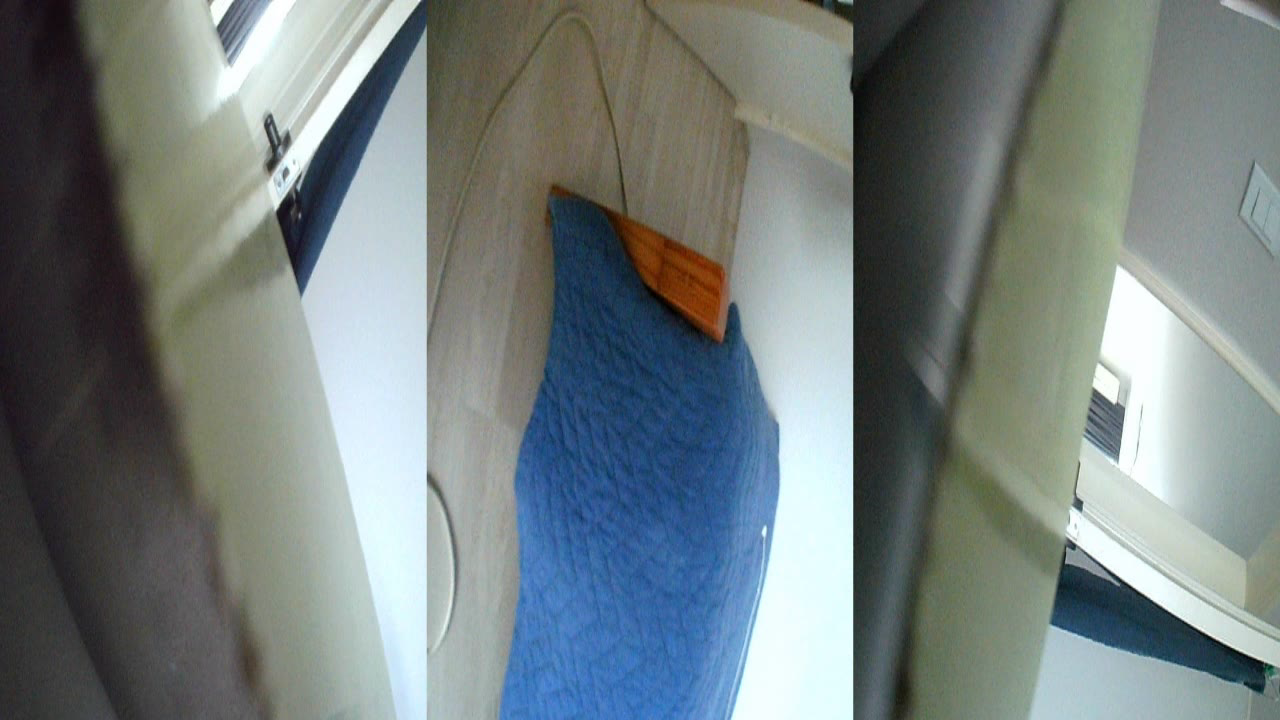
#> input picture frame 5 of test_multi_camera/multi output.avi, 1280 x 720 px, given in place of the camera
$ python multi_cam_concat.py
#> lines starting #> are read from the running program, lines starting #| are printed output that depends on the picture

import cv2 as cv
import numpy as np
import sys
import time


def Cam_index_test():
    #### input camera index #####
    index = 4

    #############################

    cap1 = cv.VideoCapture(index)
    width = cap1.get(cv.CAP_PROP_FRAME_WIDTH)
    height = cap1.get(cv.CAP_PROP_FRAME_HEIGHT)
    print("재생할 파일 넓이, 높이 : %d, %d"%(width, height))

    fourcc = cv.VideoWriter_fourcc(*'MJPG')
    out = cv.VideoWriter('output'+str(index)+'.avi', fourcc, 15.0, (int(width), int(height)))
    cnt = 0
    while(cap1.isOpened()):
        ret1, frame1 = cap1.read()    # Read 결과와 frame
        cnt+=1
        if(ret1 == False) :
            break;
        print(cnt)
        #cv.imshow('frame_color',frame1)
        out.write(frame1)
        if(cnt == 100):
            break
        if cv.waitKey(1) == ord('q'):

            break

    cap1.release()
    out.release()

def Multi_Cam_test():


    #### input cameras index #####
    index1 = 0
    index2 = 2
    index3 = 4
    #############################

    cap1 = cv.VideoCapture(index1)
    cap1.set(cv.CAP_PROP_FPS, 15.0)
    cap1.set(cv.CAP_PROP_FOURCC,cv.VideoWriter_fourcc('M','J','P','G'))

    cap2 = cv.VideoCapture(index2)
    cap2.set(cv.CAP_PROP_FPS, 15.0)
    cap2.set(cv.CAP_PROP_FOURCC,cv.VideoWriter_fourcc('M','J','P','G'))

    cap3 = cv.VideoCapture(index3)
    cap3.set(cv.CAP_PROP_FPS, 15.0)
    cap3.set(cv.CAP_PROP_FOURCC,cv.VideoWriter_fourcc('M','J','P','G'))

    width = 640
    height = 480
    print("재생할 파일 넓이, 높이 : %d, %d"%(width, height))

    fourcc = cv.VideoWriter_fourcc(*'MJPG')
    out = cv.VideoWriter('multi output.avi', fourcc, 15.0, (1280, 720))
    cnt = 0
    while(1):
        ##for measure time gap between cam 1 and cam 2
        start = time.time()

        ret1, frame1 = cap1.read()    # Read 결과와 frame
#> frame1 is the input picture: shape (720, 1280, 3); mean B, G, R 126.5, 126.5, 116.5
        ret2, frame2 = cap2.read()
        ret3, frame3 = cap3.read()


        end = time.time()
        print(f"{end - start:.5f} sec")

        cnt+=1

        #time.sleep(0.1)
        print(cnt)
        #cv.imshow('frame_color',frame1)
        res_frame = cv.hconcat([frame1,frame2,frame3])
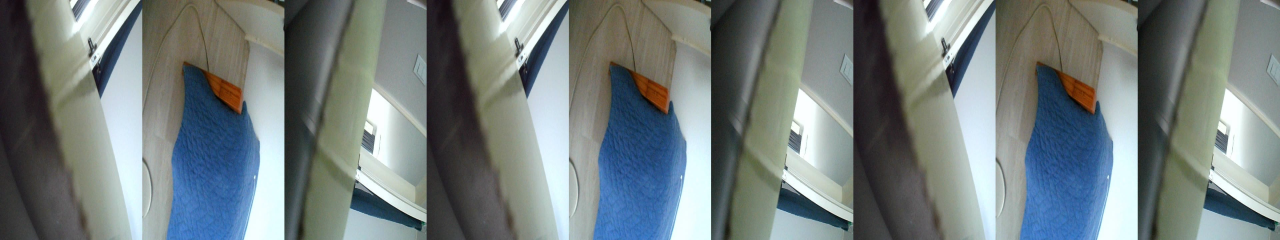
#> res_frame: shape (720, 3840, 3) (shown at 1/3 size); mean B, G, R 126.5, 126.5, 116.5

        start = time.time()
        res_frame = cv.resize(res_frame, (1280, 720),  interpolation=cv.INTER_LINEAR) # 스케일 팩터 이용
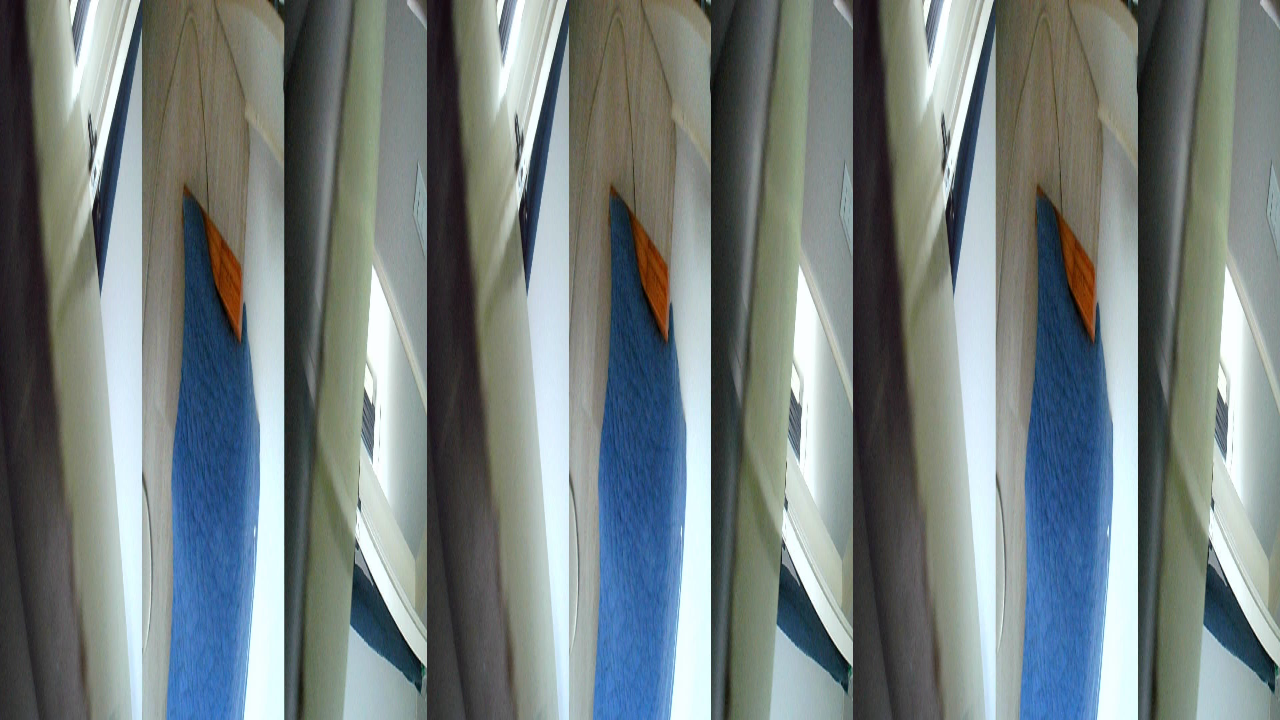
#> res_frame: shape (720, 1280, 3); mean B, G, R 126.5, 126.5, 116.5
        print(res_frame.shape)
#| (720, 1280, 3)
        end = time.time()
        print(f"resize time {end - start:.5f} sec")
        out.write(res_frame)
        if(cnt == 50):
            break
        if cv.waitKey(1) == ord('q'):

#> (key q is pressed here)
            break

    cap1.release()
    cap2.release()
    cap3.release()
    out.release()

Multi_Cam_test()
#Cam_index_test()
